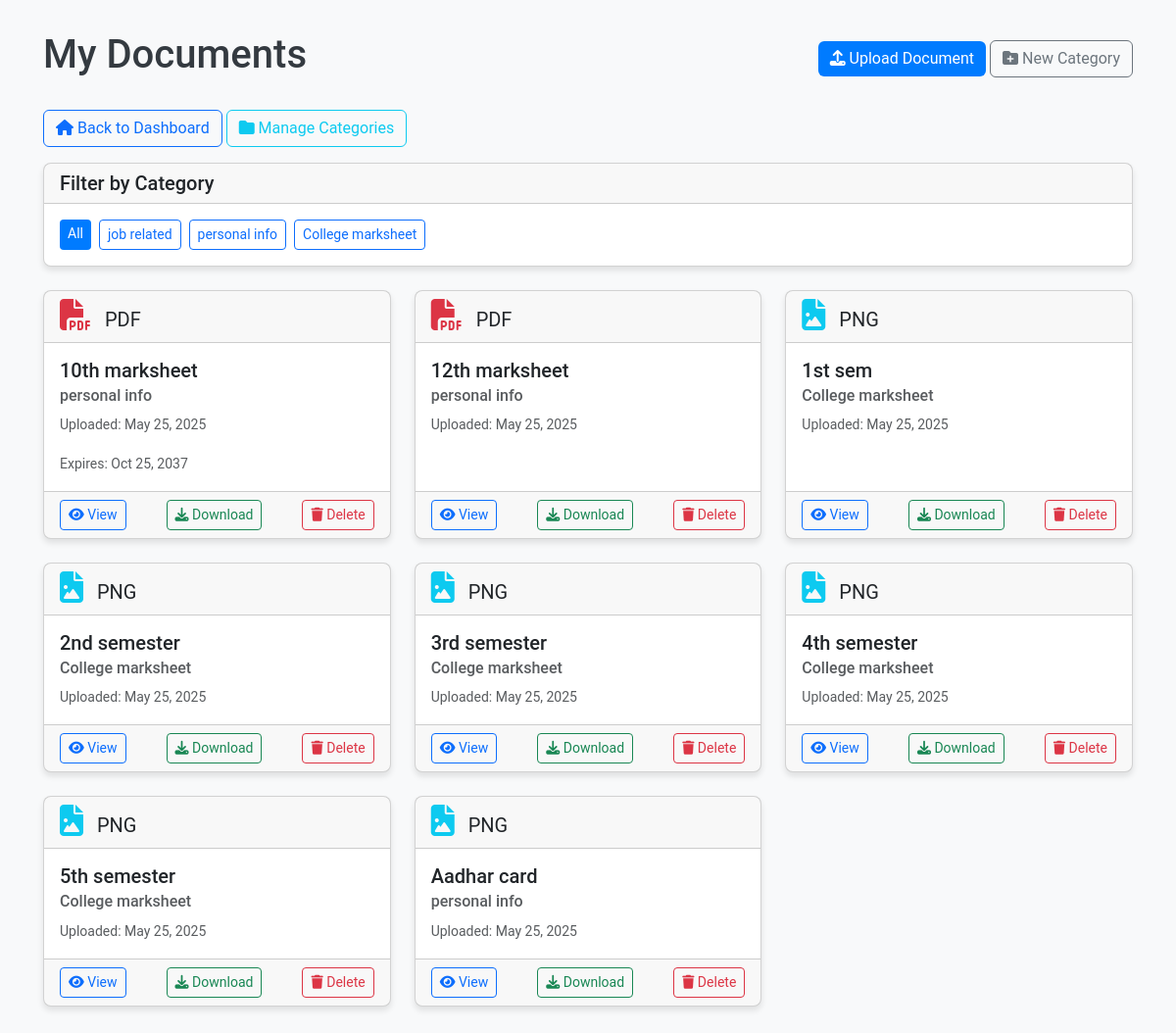
Page /documents/ (signed in) on the committed database.
### documents/models.py (models this page shows, shortened)
class Category(models.Model):
    name = models.CharField(max_length=100)
    description = models.TextField(blank=True, null=True)
    class Meta:
        verbose_name_plural = "Categories"

class Document(models.Model):
    title = models.CharField(max_length=255)
    file = models.FileField(upload_to='documents/')
    description = models.TextField(blank=True, null=True)
    category = models.ForeignKey(Category, on_delete=models.CASCADE, related_name='documents')
    user = models.ForeignKey(settings.AUTH_USER_MODEL, on_delete=models.CASCADE, related_name='documents')
    uploaded_at = models.DateTimeField(auto_now_add=True)
    expiry_date = models.DateField(blank=True, null=True)
    file_type = models.CharField(max_length=50, blank=True)
    file_size = models.IntegerField(default=0)  # Size in KB

### documents/views.py (the view)
# urls.py: path('', views.document_list, name='document_list'),
@login_required
def document_list(request):
    documents = Document.objects.filter(user=request.user)
    categories = Category.objects.all()
    category_id = request.GET.get('category')
    if category_id:
        documents = documents.filter(category_id=category_id)
    context = {
        'documents': documents,
        'categories': categories
    }
    return render(request, 'documents/document_list.html', context)

### documents/templates/documents/document_list.html (shortened to what this page needs)
<!DOCTYPE html>
<html lang="en">
<head>
  <link href="https://cdn.jsdelivr.net/npm/bootstrap@5.3.0-alpha3/dist/css/bootstrap.min.css" rel="stylesheet">
  <link rel="stylesheet" href="https://cdnjs.cloudflare.com/ajax/libs/font-awesome/6.4.0/css/all.min.css">
</head>
<body>
  <div class="container">
    <div class="d-flex justify-content-between align-items-center mb-4">
      <h1>My Documents</h1>
      <div>
        <a href="{% url 'documents:upload_document' %}" class="btn btn-primary">
          <i class="fas fa-upload"></i> Upload Document
        </a>
        <a href="{% url 'documents:create_category' %}" class="btn btn-outline-secondary">
          <i class="fas fa-folder-plus"></i> New Category
        </a>
      </div>
    </div>
    <div class="mb-3">
      <a href="{% url 'dashboard' %}" class="btn btn-outline-primary">
        <i class="fas fa-home"></i> Back to Dashboard
      </a>
      <a href="{% url 'documents:category_list' %}" class="btn btn-outline-info">
        <i class="fas fa-folder"></i> Manage Categories
      </a>
    </div>
    <div class="card mb-4">
      <div class="card-header">
        <h5 class="card-title mb-0">Filter by Category</h5>
      </div>
      <div class="card-body">
        <div class="d-flex flex-wrap gap-2">
          <a href="{% url 'documents:document_list' %}" class="btn btn-sm {% if not request.GET.category %}btn-primary{% else %}btn-outline-primary{% endif %}">
            All
          </a>
          {% for category in categories %}
          <a href="{% url 'documents:document_list' %}?category={{ category.id }}"
             class="btn btn-sm {% if request.GET.category|add:'0' == category.id %}btn-primary{% else %}btn-outline-primary{% endif %}">
            {{ category.name }}
          </a>
          {% endfor %}
        </div>
      </div>
    </div>
    {% if documents %}
      <div class="row row-cols-1 row-cols-md-3 g-4">
        {% for document in documents %}
        <div class="col">
          <div class="card document-card">
            <div class="card-header">
              {% if document.file_type == 'PDF' %}
                <i class="fas fa-file-pdf text-danger document-icon"></i>
              {% elif document.file_type == 'DOC' or document.file_type == 'DOCX' %}
                <i class="fas fa-file-word text-primary document-icon"></i>
              {% elif document.file_type == 'XLS' or document.file_type == 'XLSX' %}
                <i class="fas fa-file-excel text-success document-icon"></i>
              {% elif document.file_type == 'JPG' or document.file_type == 'PNG' %}
                <i class="fas fa-file-image text-info document-icon"></i>
              {% else %}
                <i class="fas fa-file text-secondary document-icon"></i>
              {% endif %}
              <span class="fs-5">{{ document.file_type }}</span>
            </div>
            <div class="card-body">
              <h5 class="card-title">{{ document.title }}</h5>
              <h6 class="card-subtitle mb-2 text-muted">{{ document.category.name }}</h6>
              <p class="card-text">
                <small class="text-muted">Uploaded: {{ document.uploaded_at|date:"M d, Y" }}</small>
              </p>
              {% if document.expiry_date %}
              <p class="card-text">
                <small class="text-muted">Expires: {{ document.expiry_date|date:"M d, Y" }}</small>
              </p>
              {% endif %}
            </div>
            <div class="card-footer d-flex justify-content-between document-actions">
              <a href="{% url 'documents:document_detail' document.id %}" class="btn btn-sm btn-outline-primary">
                <i class="fas fa-eye"></i> View
              </a>
              <a href="{{ document.file.url }}" class="btn btn-sm btn-outline-success" download>
                <i class="fas fa-download"></i> Download
              </a>
              <a href="{% url 'documents:delete_document' document.id %}" class="btn btn-sm btn-outline-danger">
                <i class="fas fa-trash"></i> Delete
              </a>
            </div>
          </div>
        </div>
        {% endfor %}
      </div>
    {% else %}
      <div class="alert alert-info">
        <i class="fas fa-info-circle"></i> You haven't uploaded any documents yet.
      </div>
    {% endif %}
  </div>
</body>
</html>

### documents/templates/documents/document_list.html (style rules this page uses)
body { font-family: 'Roboto', sans-serif; background-color: #f8f9fa; padding: 2rem; }
h1, h2 { color: #343a40; }
.btn-primary { background-color: #007bff; border: none; }
.card { border-radius: 8px; box-shadow: 0 4px 6px rgba(0, 0, 0, 0.1); transition: transform 0.3s; }
.card-header { border-radius: 8px 8px 0 0; }
.document-card { height: 100%; }
.document-icon { font-size: 2rem; margin-right: 10px; }

### rows in the picture
Category: name "job related"
Category: name "personal info"
Category: name "College marksheet"
Document: file_type "PDF", title "10th marksheet", category.name "personal info", uploaded_at "May 25, 2025", expiry_date "Oct 25, 2037"
Document: file_type "PDF", title "12th marksheet", category.name "personal info", uploaded_at "May 25, 2025"
Document: file_type "PNG", title "1st sem", category.name "College marksheet", uploaded_at "May 25, 2025"
Document: file_type "PNG", title "2nd semester", category.name "College marksheet", uploaded_at "May 25, 2025"
Document: file_type "PNG", title "3rd semester", category.name "College marksheet", uploaded_at "May 25, 2025"
Document: file_type "PNG", title "4th semester", category.name "College marksheet", uploaded_at "May 25, 2025"
Document: file_type "PNG", title "5th semester", category.name "College marksheet", uploaded_at "May 25, 2025"
Document: file_type "PNG", title "Aadhar card", category.name "personal info", uploaded_at "May 25, 2025"
